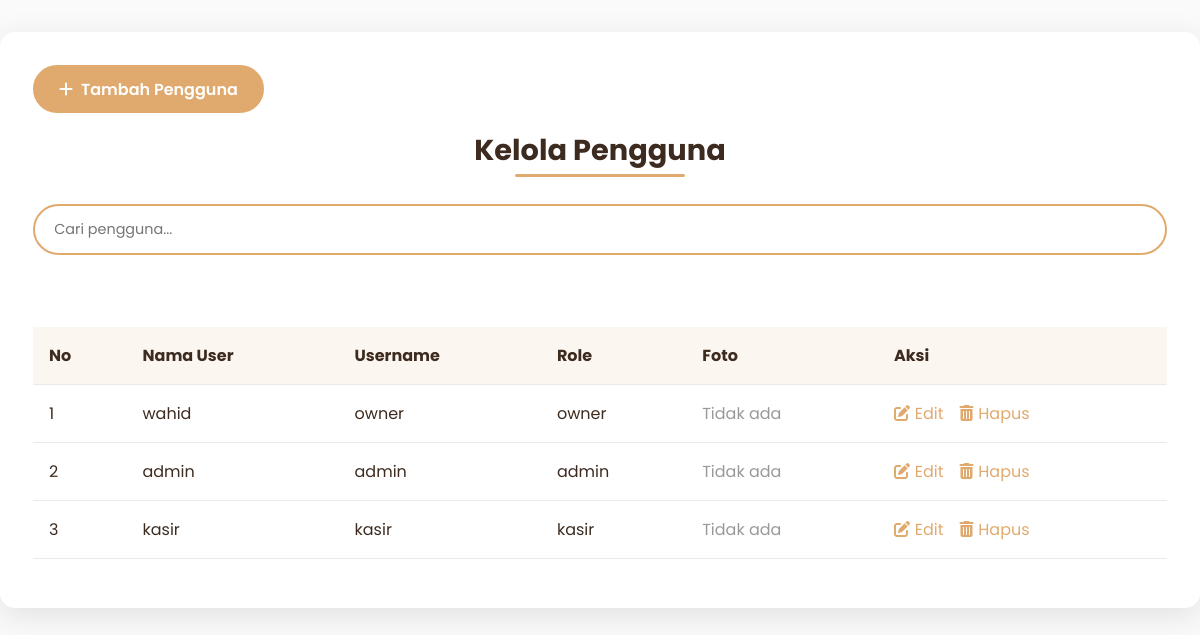
The app's page /admin/pengguna/pengguna.php with its own data.
### tables this page shows
CREATE TABLE `user` (
  `UserID` int(10) NOT NULL,
  `nama_user` varchar(255) DEFAULT NULL,
  `remember_token` varchar(255) NOT NULL,
  `username` varchar(255) DEFAULT NULL,
  `password` varchar(255) DEFAULT NULL,
  `role` enum('admin','kasir','owner') DEFAULT NULL,
  `foto` varchar(255) DEFAULT NULL
);

### admin/pengguna/pengguna.php (the view, shortened to what this page needs)
<?php
$koneksi = new mysqli("localhost", "root", "", "kasir_reddra");
$results_per_page = 5;
$page = isset($_GET['page']) ? (int)$_GET['page'] : 1;
$page = max($page, 1);
$start_from = ($page - 1) * $results_per_page;
$sql = "SELECT * FROM user ORDER BY UserID DESC LIMIT $start_from, $results_per_page";
$result = $koneksi->query($sql);
?>
<!DOCTYPE html>
<html lang="id">
<head>
    <link rel="stylesheet" href="https://cdnjs.cloudflare.com/ajax/libs/font-awesome/6.4.0/css/all.min.css">
    <link rel="stylesheet" href="https://cdn.jsdelivr.net/npm/sweetalert2@11/dist/sweetalert2.min.css">
</head>
<body>
    <div class="glass-panel">
        <div class="header">
            <div class="btn-group">
                <a href="tambah_pengguna.php" class="btn btn-primary">
                    <i class="fas fa-plus"></i> Tambah Pengguna
                </a>
            </div>
            <div class="title-wrapper">
                <h2 class="page-title">Kelola Pengguna</h2>
            </div>
            <div class="search-box">
                <input type="text" class="search-input" placeholder="Cari pengguna..." id="searchInput">
            </div>
        </div>
        <div class="table-container">
            <table class="data-table">
                <thead>
                    <tr>
                        <th>No</th>
                        <th>Nama User</th>
                        <th>Username</th>
                        <th>Role</th>
                        <th>Foto</th>
                        <th>Aksi</th>
                    </tr>
                </thead>
                <tbody id="tableBody">
                    <?php if ($result->num_rows > 0): ?>
                    <?php $no = 1 + (($page - 1) * $results_per_page); ?>
                    <?php while ($row = $result->fetch_assoc()): ?>
                    <tr>
                        <td><?= $no++ ?></td>
                        <td><?= htmlspecialchars($row['nama_user']) ?></td>
                        <td><?= htmlspecialchars($row['username']) ?></td>
                        <td><?= htmlspecialchars($row['role']) ?></td>
                        <td>
                            <?php if (!empty($row['foto'])):
                                        $imagePath = $row['foto'];
                                        if (strpos($imagePath, 'uploads/') !== 0) {
                                            $imagePath = 'uploads/' . $imagePath;
                                        }
                                    ?>
                            <a href="#" class="action-link" onclick="showPopup('<?= $imagePath ?>'); return false;">
                                <i class="fas fa-image"></i> Lihat
                            </a>
                            <?php else: ?>
                            <span style="color: #999;">Tidak ada</span>
                            <?php endif; ?>
                        </td>
                        <td>
                            <div class="action-links">
                                <a href="edit_pengguna.php?id=<?= $row['UserID'] ?>" class="action-link">
                                    <i class="fas fa-edit"></i> Edit
                                </a>
                                <a href="hapus_pengguna.php?id=<?= $row['UserID'] ?>" class="action-link delete-btn"
                                    data-id="<?= $row['UserID'] ?>">
                                    <i class="fas fa-trash-alt"></i> Hapus
                                </a>
                            </div>
                        </td>
                    </tr>
                    <?php endwhile; ?>
                    <?php else: ?>
                    <tr>
                        <td colspan="6" style="text-align: center; padding: 2rem;">Tidak ada data pengguna</td>
                    </tr>
                    <?php endif; ?>
                </tbody>
            </table>
        </div>
    </div>
</body>
</html>

### admin/pengguna/pengguna.php (style rules this page uses)
* { margin: 0; padding: 0; box-sizing: border-box; font-family: 'Poppins', sans-serif; }
body { background: #fafafa; color: #3D2B1F; }
.glass-panel { background: rgba(255, 255, 255, 0.98); backdrop-filter: blur(15px); border: 1px solid rgba(255, 255, 255, 0.2); box-shadow: 0 8px 32px rgba(0, 0, 0, 0.1); border-radius: 15px; padding: 2rem; margin: 2rem auto; max-width: 1200px; }
.header { display: flex; justify-content: space-between; align-items: center; gap: 1rem; flex-wrap: wrap; margin-bottom: 2rem; }
.title-wrapper { text-align: center; flex-grow: 1; order: 2; width: 100%; margin-bottom: 1rem; }
.page-title { font-size: 1.8rem; color: #3D2B1F; position: relative; display: inline-block; padding: 0 1rem; transition: color 0.3s ease, text-shadow 0.3s ease; }
.page-title::after { content: ''; position: absolute; bottom: -5px; left: 50%; transform: translateX(-50%); width: 60%; height: 3px; background: #E0AA6E; border-radius: 2px; }
.btn-group { display: flex; gap: 1rem; align-items: center; order: 1; }
.btn { padding: 0.6rem 1.5rem; border-radius: 30px; font-weight: 600; transition: all 0.3s ease; text-decoration: none; display: inline-flex; align-items: center; gap: 0.5rem; white-space: nowrap; }
.btn-primary { background: #E0AA6E; color: white; border: 2px solid #E0AA6E; }
.search-box { width: 100%; margin-bottom: 1.5rem; order: 3; }
.search-input { width: 100%; padding: 0.8rem 1.2rem; border: 2px solid #E0AA6E; border-radius: 30px; font-size: 0.9rem; transition: all 0.3s ease; }
.table-container { overflow-x: auto; }
.data-table { width: 100%; border-collapse: collapse; margin: 1rem 0; }
.data-table th, .data-table td { padding: 1rem; text-align: left; border-bottom: 1px solid rgba(61, 43, 31, 0.1); }
.data-table th { background: rgba(224, 170, 110, 0.1); }
.action-links { display: flex; gap: 1rem; }
.action-link { color: #E0AA6E; transition: all 0.3s ease; text-decoration: none; display: inline-flex; align-items: center; gap: 0.3rem; }

### records on screen
user: nama_user "wahid", username "owner", role "owner", foto "Tidak ada"
user: nama_user "admin", username "admin", role "admin", foto "Tidak ada"
user: nama_user "kasir", username "kasir", role "kasir", foto "Tidak ada"
